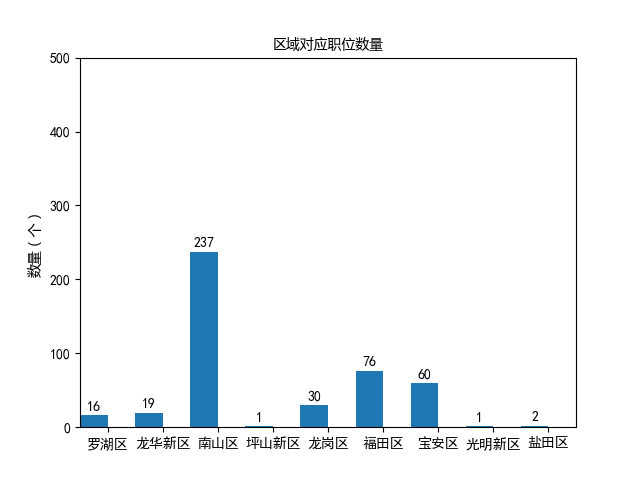

Write Python code to recreate this figure.
# -*- coding:utf-8 -*-
import matplotlib.pyplot as plt
import matplotlib as mpl
import json
import numpy as np
import pandas as pd
from pandas import Series, DataFrame

mpl.rcParams['font.size'] = 10
mpl.rcParams['axes.unicode_minus'] = False
mpl.rcParams['font.sans-serif'] = ['SimHei']
custom_font = mpl.font_manager.FontProperties(fname='msyh.ttf')

file = open('items.json')
joblist = []
for eachline in file:
    joblist.append(json.loads(eachline))

df = DataFrame(joblist)

district = df.district.value_counts()

quyu_list = list(district.index)

quyu_map = dict(district)

plt.figure('quyu')

# plt.add_subplot(121)
plt.title(u'区域对应职位数量', fontproperties=custom_font)

xticks = np.arange(len(quyu_map))

quyuName = quyu_map.keys()

number = [x for x in quyu_map.values()]

bar_width = 0.5

bars = plt.bar(xticks, number, width=bar_width, edgecolor='none')

for x, y in zip(xticks, number):
    plt.text(x, y + 20, '%d' % y, ha='center', va='top')

plt.ylabel(u'数量（个）', fontproperties=custom_font)
plt.xticks(xticks + bar_width / 2, quyuName)

# plt.(quyuName, fontproperties=custom_font)

plt.xlim(([bar_width / 2 - 0.5, len(quyu_map) - bar_width / 2]))

plt.ylim([0, 500])


plt.savefig("quyu.png",dpi=100)

plt.show()
# plt.show()

# district
